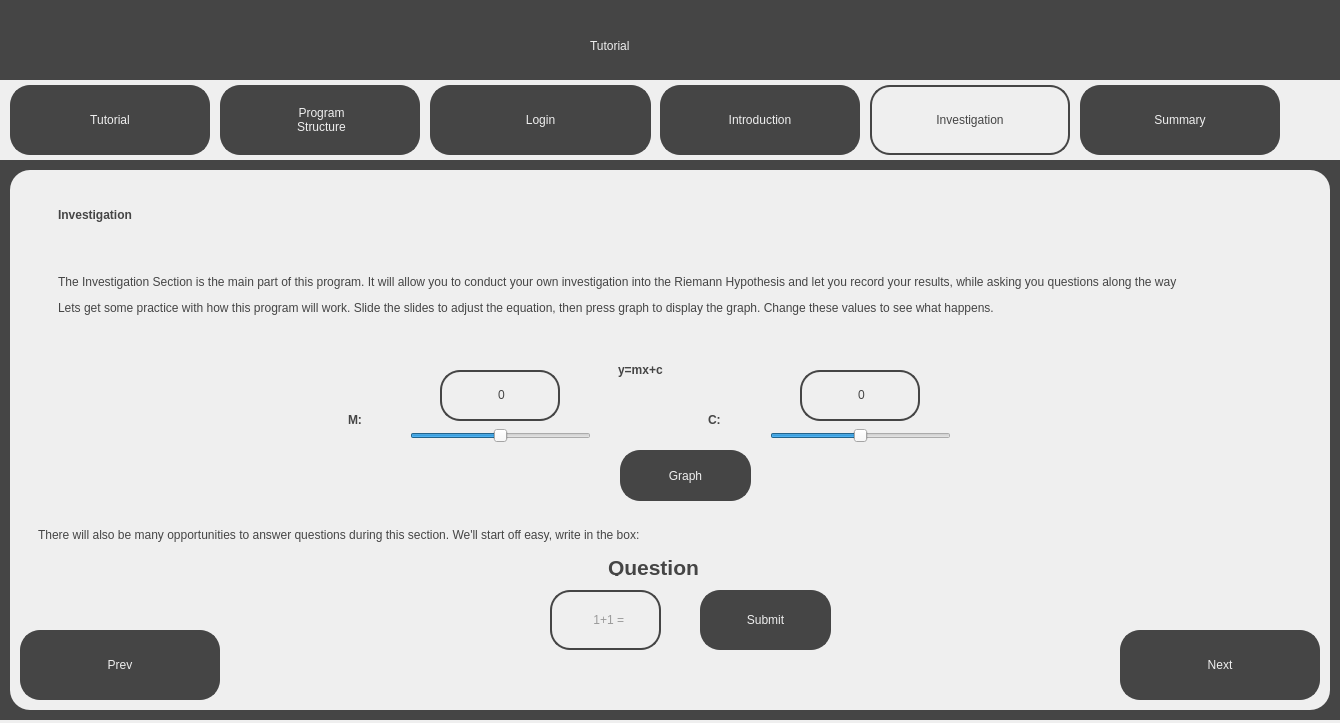
<?xml version="1.0" encoding="UTF-8"?>
<ui version="4.0">
 <class>InvestigationTutorialScreen</class>
 <widget class="QDialog" name="InvestigationTutorialScreen">
  <property name="geometry">
   <rect>
    <x>0</x>
    <y>0</y>
    <width>1340</width>
    <height>723</height>
   </rect>
  </property>
  <property name="windowTitle">
   <string>Visualising the Riemann Hypothesis - Tutorial</string>
  </property>
  <property name="toolTipDuration">
   <number>0</number>
  </property>
  <property name="sizeGripEnabled">
   <bool>false</bool>
  </property>
  <widget class="QWidget" name="widget" native="true">
   <property name="geometry">
    <rect>
     <x>0</x>
     <y>0</y>
     <width>1340</width>
     <height>720</height>
    </rect>
   </property>
   <property name="styleSheet">
    <string notr="true">background-color: rgb(69, 69, 69);</string>
   </property>
   <widget class="QLabel" name="Title">
    <property name="geometry">
     <rect>
      <x>590</x>
      <y>20</y>
      <width>161</width>
      <height>51</height>
     </rect>
    </property>
    <property name="styleSheet">
     <string notr="true">font: 36pt &quot;Sans Serif&quot;; color:rgb(239, 239, 239)</string>
    </property>
    <property name="text">
     <string>Tutorial</string>
    </property>
   </widget>
   <widget class="QWidget" name="TabBar" native="true">
    <property name="geometry">
     <rect>
      <x>0</x>
      <y>80</y>
      <width>1340</width>
      <height>80</height>
     </rect>
    </property>
    <property name="styleSheet">
     <string notr="true">background-color: rgb(239, 239, 239);</string>
    </property>
    <widget class="QPushButton" name="TutorialTab">
     <property name="geometry">
      <rect>
       <x>10</x>
       <y>5</y>
       <width>200</width>
       <height>70</height>
      </rect>
     </property>
     <property name="cursor">
      <cursorShape>PointingHandCursor</cursorShape>
     </property>
     <property name="styleSheet">
      <string notr="true">border: 2px solid;
border-radius: 20px;
border-color:rgb(69, 69, 69);
background-color: rgb(69, 69, 69);
font: 18pt &quot;Sans Serif&quot;; color:rgb(239, 239, 239);
</string>
     </property>
     <property name="text">
      <string>Tutorial</string>
     </property>
    </widget>
    <widget class="QPushButton" name="LoginTab">
     <property name="geometry">
      <rect>
       <x>430</x>
       <y>5</y>
       <width>221</width>
       <height>70</height>
      </rect>
     </property>
     <property name="cursor">
      <cursorShape>PointingHandCursor</cursorShape>
     </property>
     <property name="styleSheet">
      <string notr="true">border: 2px solid;
border-radius: 20px;
border-color:rgb(69, 69, 69);
background-color: rgb(69, 69, 69);
font: 18pt &quot;Sans Serif&quot;; color:rgb(239, 239, 239);
</string>
     </property>
     <property name="text">
      <string>Login</string>
     </property>
    </widget>
    <widget class="QPushButton" name="IntroductionTab">
     <property name="geometry">
      <rect>
       <x>660</x>
       <y>5</y>
       <width>200</width>
       <height>70</height>
      </rect>
     </property>
     <property name="cursor">
      <cursorShape>PointingHandCursor</cursorShape>
     </property>
     <property name="styleSheet">
      <string notr="true">border: 2px solid;
border-radius: 20px;
border-color:rgb(69, 69, 69);
background-color: rgb(69, 69, 69);
font: 18pt &quot;Sans Serif&quot;; color:rgb(239, 239, 239);
</string>
     </property>
     <property name="text">
      <string>Introduction</string>
     </property>
    </widget>
    <widget class="QPushButton" name="InvestigationTab">
     <property name="geometry">
      <rect>
       <x>870</x>
       <y>5</y>
       <width>200</width>
       <height>70</height>
      </rect>
     </property>
     <property name="cursor">
      <cursorShape>PointingHandCursor</cursorShape>
     </property>
     <property name="styleSheet">
      <string notr="true">border: 2px solid;
border-radius: 20px;
border-color:rgb(69, 69, 69);
background-color: rgb(239, 239, 239);
font: 18pt &quot;Sans Serif&quot;; color:rgb(69, 69, 69);
</string>
     </property>
     <property name="text">
      <string>Investigation</string>
     </property>
    </widget>
    <widget class="QPushButton" name="SummaryTab">
     <property name="geometry">
      <rect>
       <x>1080</x>
       <y>5</y>
       <width>200</width>
       <height>70</height>
      </rect>
     </property>
     <property name="cursor">
      <cursorShape>PointingHandCursor</cursorShape>
     </property>
     <property name="styleSheet">
      <string notr="true">border: 2px solid;
border-radius: 20px;
border-color:rgb(69, 69, 69);
background-color: rgb(69, 69, 69);
font: 18pt &quot;Sans Serif&quot;; color:rgb(239, 239, 239);
</string>
     </property>
     <property name="text">
      <string>Summary</string>
     </property>
    </widget>
    <widget class="QPushButton" name="ProgramStructureTab">
     <property name="geometry">
      <rect>
       <x>220</x>
       <y>5</y>
       <width>200</width>
       <height>70</height>
      </rect>
     </property>
     <property name="cursor">
      <cursorShape>PointingHandCursor</cursorShape>
     </property>
     <property name="styleSheet">
      <string notr="true">border-radius: 20px;
background-color: rgba(0, 0, 0, 0);
font: 18pt &quot;Sans Serif&quot;;
</string>
     </property>
     <property name="text">
      <string/>
     </property>
    </widget>
    <widget class="QLabel" name="ProgramStructureLabel">
     <property name="geometry">
      <rect>
       <x>220</x>
       <y>5</y>
       <width>200</width>
       <height>70</height>
      </rect>
     </property>
     <property name="styleSheet">
      <string notr="true">border: 2px solid;
border-radius: 20px;
border-color:rgb(69, 69, 69);
background-color: rgb(69, 69, 69);
font: 18pt &quot;Sans Serif&quot;; color:rgb(239, 239, 239);
</string>
     </property>
     <property name="text">
      <string>&lt;html&gt;&lt;head/&gt;&lt;body&gt;&lt;p align=&quot;center&quot;&gt;Program&lt;br/&gt;Structure&lt;/p&gt;&lt;/body&gt;&lt;/html&gt;</string>
     </property>
    </widget>
    <zorder>TutorialTab</zorder>
    <zorder>LoginTab</zorder>
    <zorder>IntroductionTab</zorder>
    <zorder>InvestigationTab</zorder>
    <zorder>SummaryTab</zorder>
    <zorder>ProgramStructureLabel</zorder>
    <zorder>ProgramStructureTab</zorder>
   </widget>
   <widget class="QWidget" name="MainWidget" native="true">
    <property name="geometry">
     <rect>
      <x>10</x>
      <y>170</y>
      <width>1320</width>
      <height>540</height>
     </rect>
    </property>
    <property name="styleSheet">
     <string notr="true">background-color: rgb(239, 239, 239);
border-radius: 20px;</string>
    </property>
    <widget class="QPushButton" name="PrevButton">
     <property name="geometry">
      <rect>
       <x>10</x>
       <y>460</y>
       <width>200</width>
       <height>70</height>
      </rect>
     </property>
     <property name="cursor">
      <cursorShape>PointingHandCursor</cursorShape>
     </property>
     <property name="styleSheet">
      <string notr="true">border: 2px solid;
border-radius: 20px;
border-color:rgb(69, 69, 69);
background-color: rgb(69, 69, 69);
font: 18pt &quot;Sans Serif&quot;; color:rgb(239, 239, 239);
</string>
     </property>
     <property name="text">
      <string>Prev</string>
     </property>
    </widget>
    <widget class="QPushButton" name="NextButton">
     <property name="geometry">
      <rect>
       <x>1110</x>
       <y>460</y>
       <width>200</width>
       <height>70</height>
      </rect>
     </property>
     <property name="cursor">
      <cursorShape>PointingHandCursor</cursorShape>
     </property>
     <property name="styleSheet">
      <string notr="true">border: 2px solid;
border-radius: 20px;
border-color:rgb(69, 69, 69);
background-color: rgb(69, 69, 69);
font: 18pt &quot;Sans Serif&quot;; color:rgb(239, 239, 239);
</string>
     </property>
     <property name="text">
      <string>Next</string>
     </property>
    </widget>
    <widget class="QLabel" name="SubTitleText">
     <property name="geometry">
      <rect>
       <x>40</x>
       <y>20</y>
       <width>311</width>
       <height>51</height>
      </rect>
     </property>
     <property name="styleSheet">
      <string notr="true">font: 25pt &quot;Sans Serif&quot;; color:rgb(69, 69, 69);
background-color: rgb(239, 239, 239); padding: 5px;</string>
     </property>
     <property name="text">
      <string>&lt;html&gt;&lt;head/&gt;&lt;body&gt;&lt;p&gt;&lt;span style=&quot; font-weight:600;&quot;&gt;Investigation&lt;/span&gt;&lt;/p&gt;&lt;/body&gt;&lt;/html&gt;</string>
     </property>
    </widget>
    <widget class="QSlider" name="MSlider">
     <property name="geometry">
      <rect>
       <x>400</x>
       <y>250</y>
       <width>181</width>
       <height>31</height>
      </rect>
     </property>
     <property name="minimum">
      <number>-10</number>
     </property>
     <property name="maximum">
      <number>10</number>
     </property>
     <property name="orientation">
      <enum>Qt::Horizontal</enum>
     </property>
     <property name="invertedAppearance">
      <bool>false</bool>
     </property>
     <property name="invertedControls">
      <bool>false</bool>
     </property>
     <property name="tickPosition">
      <enum>QSlider::NoTicks</enum>
     </property>
    </widget>
    <widget class="QLabel" name="MainText">
     <property name="geometry">
      <rect>
       <x>40</x>
       <y>70</y>
       <width>1251</width>
       <height>111</height>
      </rect>
     </property>
     <property name="styleSheet">
      <string notr="true">font: 13pt &quot;Sans Serif&quot;; color:rgb(69, 69, 69);
background-color: rgb(239, 239, 239); padding: 5px;</string>
     </property>
     <property name="text">
      <string>&lt;html&gt;&lt;head/&gt;&lt;body&gt;&lt;p&gt;The Investigation Section is the main part of this program. It will allow you to conduct your own investigation into the Riemann Hypothesis and let you record your results, while asking you questions along the way&lt;/p&gt;&lt;p&gt;Lets get some practice with how this program will work. Slide the slides to adjust the equation, then press graph to display the graph. Change these values to see what happens.&lt;/p&gt;&lt;/body&gt;&lt;/html&gt;</string>
     </property>
     <property name="wordWrap">
      <bool>true</bool>
     </property>
    </widget>
    <widget class="QLabel" name="GraphText">
     <property name="geometry">
      <rect>
       <x>600</x>
       <y>170</y>
       <width>151</width>
       <height>61</height>
      </rect>
     </property>
     <property name="styleSheet">
      <string notr="true">font: 25pt &quot;Sans Serif&quot;; color:rgb(69, 69, 69);
background-color: rgb(239, 239, 239); padding: 5px;</string>
     </property>
     <property name="text">
      <string>&lt;html&gt;&lt;head/&gt;&lt;body&gt;&lt;p&gt;&lt;span style=&quot; font-weight:600;&quot;&gt;y=mx+c&lt;/span&gt;&lt;/p&gt;&lt;/body&gt;&lt;/html&gt;</string>
     </property>
    </widget>
    <widget class="QSlider" name="CSlider">
     <property name="geometry">
      <rect>
       <x>760</x>
       <y>250</y>
       <width>181</width>
       <height>31</height>
      </rect>
     </property>
     <property name="minimum">
      <number>-10</number>
     </property>
     <property name="maximum">
      <number>10</number>
     </property>
     <property name="orientation">
      <enum>Qt::Horizontal</enum>
     </property>
     <property name="invertedAppearance">
      <bool>false</bool>
     </property>
     <property name="invertedControls">
      <bool>false</bool>
     </property>
     <property name="tickPosition">
      <enum>QSlider::NoTicks</enum>
     </property>
    </widget>
    <widget class="QLabel" name="MText">
     <property name="geometry">
      <rect>
       <x>330</x>
       <y>220</y>
       <width>61</width>
       <height>61</height>
      </rect>
     </property>
     <property name="styleSheet">
      <string notr="true">font: 25pt &quot;Sans Serif&quot;; color:rgb(69, 69, 69);
background-color: rgb(239, 239, 239); padding: 5px;</string>
     </property>
     <property name="text">
      <string>&lt;html&gt;&lt;head/&gt;&lt;body&gt;&lt;p&gt;&lt;span style=&quot; font-weight:600;&quot;&gt;M:&lt;/span&gt;&lt;/p&gt;&lt;/body&gt;&lt;/html&gt;</string>
     </property>
    </widget>
    <widget class="QLabel" name="CText">
     <property name="geometry">
      <rect>
       <x>690</x>
       <y>220</y>
       <width>61</width>
       <height>61</height>
      </rect>
     </property>
     <property name="styleSheet">
      <string notr="true">font: 25pt &quot;Sans Serif&quot;; color:rgb(69, 69, 69);
background-color: rgb(239, 239, 239); padding: 5px;</string>
     </property>
     <property name="text">
      <string>&lt;html&gt;&lt;head/&gt;&lt;body&gt;&lt;p&gt;&lt;span style=&quot; font-weight:600;&quot;&gt;C:&lt;/span&gt;&lt;/p&gt;&lt;/body&gt;&lt;/html&gt;</string>
     </property>
    </widget>
    <widget class="QPushButton" name="GraphButton">
     <property name="geometry">
      <rect>
       <x>610</x>
       <y>280</y>
       <width>131</width>
       <height>51</height>
      </rect>
     </property>
     <property name="cursor">
      <cursorShape>PointingHandCursor</cursorShape>
     </property>
     <property name="styleSheet">
      <string notr="true">border: 2px solid;
border-radius: 20px;
border-color:rgb(69, 69, 69);
background-color: rgb(69, 69, 69);
font: 18pt &quot;Sans Serif&quot;; color:rgb(239, 239, 239);
</string>
     </property>
     <property name="text">
      <string>Graph</string>
     </property>
    </widget>
    <widget class="QLabel" name="MainText_2">
     <property name="geometry">
      <rect>
       <x>20</x>
       <y>350</y>
       <width>941</width>
       <height>31</height>
      </rect>
     </property>
     <property name="styleSheet">
      <string notr="true">font: 13pt &quot;Sans Serif&quot;; color:rgb(69, 69, 69);
background-color: rgb(239, 239, 239); padding: 5px;</string>
     </property>
     <property name="text">
      <string>&lt;html&gt;&lt;head/&gt;&lt;body&gt;&lt;p&gt;There will also be many opportunities to answer questions during this section. We'll start off easy, write in the box:&lt;/p&gt;&lt;/body&gt;&lt;/html&gt;</string>
     </property>
     <property name="wordWrap">
      <bool>true</bool>
     </property>
    </widget>
    <widget class="QLineEdit" name="QuestionInput">
     <property name="geometry">
      <rect>
       <x>540</x>
       <y>420</y>
       <width>111</width>
       <height>60</height>
      </rect>
     </property>
     <property name="styleSheet">
      <string notr="true">background-color: rgb(239, 239, 239);
color: rgb(69, 69, 69);
font: 18pt &quot;Sans Serif&quot;;
border: 2px solid;
border-radius: 20px;
border-color:rgb(69, 69, 69);</string>
     </property>
     <property name="text">
      <string/>
     </property>
     <property name="echoMode">
      <enum>QLineEdit::Normal</enum>
     </property>
     <property name="cursorPosition">
      <number>0</number>
     </property>
     <property name="alignment">
      <set>Qt::AlignCenter</set>
     </property>
     <property name="placeholderText">
      <string>   1+1 = </string>
     </property>
    </widget>
    <widget class="QPushButton" name="SubmitButton">
     <property name="geometry">
      <rect>
       <x>690</x>
       <y>420</y>
       <width>131</width>
       <height>60</height>
      </rect>
     </property>
     <property name="cursor">
      <cursorShape>PointingHandCursor</cursorShape>
     </property>
     <property name="styleSheet">
      <string notr="true">border: 2px solid;
border-radius: 20px;
border-color:rgb(69, 69, 69);
background-color: rgb(69, 69, 69);
font: 18pt &quot;Sans Serif&quot;; color:rgb(239, 239, 239);
</string>
     </property>
     <property name="text">
      <string>Submit</string>
     </property>
    </widget>
    <widget class="QLabel" name="MessageLabel">
     <property name="geometry">
      <rect>
       <x>440</x>
       <y>480</y>
       <width>461</width>
       <height>41</height>
      </rect>
     </property>
     <property name="styleSheet">
      <string notr="true">color: rgb(255, 0, 0);
font: 18pt &quot;Sans Serif&quot;;</string>
     </property>
     <property name="text">
      <string>&lt;html&gt;&lt;head/&gt;&lt;body&gt;&lt;p align=&quot;center&quot;&gt;&lt;br/&gt;&lt;/p&gt;&lt;/body&gt;&lt;/html&gt;</string>
     </property>
    </widget>
    <widget class="QLabel" name="MDisplay">
     <property name="geometry">
      <rect>
       <x>430</x>
       <y>200</y>
       <width>120</width>
       <height>51</height>
      </rect>
     </property>
     <property name="styleSheet">
      <string notr="true">border: 2px solid;
border-radius: 20px;
border-color:rgb(69, 69, 69);
background-color: rgb(239, 239, 239);
font: 18pt &quot;Sans Serif&quot;; color:rgb(69, 69, 69);
</string>
     </property>
     <property name="text">
      <string>&lt;html&gt;&lt;head/&gt;&lt;body&gt;&lt;p align=&quot;center&quot;&gt;0&lt;/p&gt;&lt;/body&gt;&lt;/html&gt;</string>
     </property>
    </widget>
    <widget class="QLabel" name="CDisplay">
     <property name="geometry">
      <rect>
       <x>790</x>
       <y>200</y>
       <width>120</width>
       <height>51</height>
      </rect>
     </property>
     <property name="styleSheet">
      <string notr="true">border: 2px solid;
border-radius: 20px;
border-color:rgb(69, 69, 69);
background-color: rgb(239, 239, 239);
font: 18pt &quot;Sans Serif&quot;; color:rgb(69, 69, 69);
</string>
     </property>
     <property name="text">
      <string>&lt;html&gt;&lt;head/&gt;&lt;body&gt;&lt;p align=&quot;center&quot;&gt;0&lt;/p&gt;&lt;/body&gt;&lt;/html&gt;</string>
     </property>
    </widget>
    <widget class="QLabel" name="QuestionText">
     <property name="geometry">
      <rect>
       <x>590</x>
       <y>380</y>
       <width>161</width>
       <height>31</height>
      </rect>
     </property>
     <property name="styleSheet">
      <string notr="true">font: 13pt &quot;Sans Serif&quot;; color:rgb(69, 69, 69);
background-color: rgb(239, 239, 239); padding: 5px;</string>
     </property>
     <property name="text">
      <string>&lt;html&gt;&lt;head/&gt;&lt;body&gt;&lt;p&gt;&lt;span style=&quot; font-size:16pt; font-weight:600;&quot;&gt;Question&lt;/span&gt;&lt;/p&gt;&lt;/body&gt;&lt;/html&gt;</string>
     </property>
     <property name="wordWrap">
      <bool>true</bool>
     </property>
    </widget>
    <zorder>SubTitleText</zorder>
    <zorder>PrevButton</zorder>
    <zorder>NextButton</zorder>
    <zorder>MSlider</zorder>
    <zorder>MainText</zorder>
    <zorder>GraphText</zorder>
    <zorder>CSlider</zorder>
    <zorder>MText</zorder>
    <zorder>CText</zorder>
    <zorder>GraphButton</zorder>
    <zorder>MainText_2</zorder>
    <zorder>QuestionInput</zorder>
    <zorder>SubmitButton</zorder>
    <zorder>MessageLabel</zorder>
    <zorder>MDisplay</zorder>
    <zorder>CDisplay</zorder>
    <zorder>QuestionText</zorder>
   </widget>
  </widget>
 </widget>
 <resources/>
 <connections/>
</ui>
